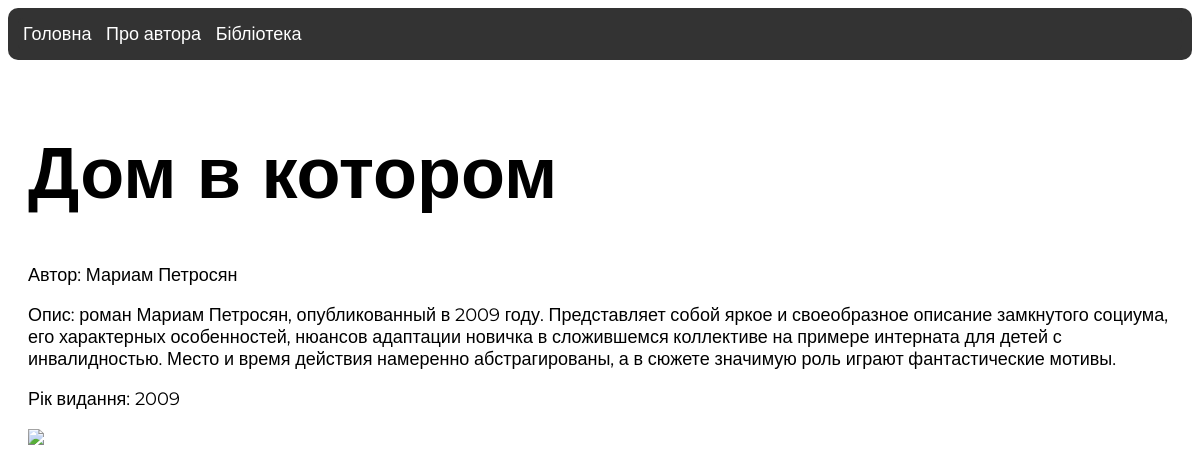
/book/5, run on the app's committed database.
### tables this page shows
CREATE TABLE books (
            id INTEGER PRIMARY KEY AUTOINCREMENT,
            title TEXT,
            author TEXT,
            description TEXT,
            year INTEGER,
            image_url TEXT,
            created_at TEXT
        );

### app.py (the view)
@app.route('/book/<int:book_id>')
def book_detail(book_id):
    with get_db() as conn:
        book = conn.execute('SELECT * FROM books WHERE id = ?', (book_id,)).fetchone()
    if book:
        return render_template('book_detail.html', book=book)
    else:
        return "Книга не знайдена", 404

### app.py (called while the page is built)
def get_db():
    return sqlite3.connect(DB)

### templates/book_detail.html
{%- extends "base.html" -%}
{%- block content -%}
<h1>{{ book[1] }}</h1>
<p>Автор: {{ book[2] }}</p>
<p>Опис: {{ book[3] }}</p>
<p>Рік видання: {{ book[4] }}</p>
<img src="{{ book[5] }}" width="200">
{% endblock %}

### templates/base.html (shortened to what this page needs)
<!DOCTYPE html>
<html>
<head>
    <link rel="stylesheet" href="{{ url_for('static', filename='style.css') }}">
</head>
<body>
<header>
    <nav>
        <a href="/">Головна</a>
        <a href="/author">Про автора</a>
        <a href="/library">Бібліотека</a>
    </nav>
</header>
<div class="container">
    {% block content %}{% endblock %}
</div>
</body>
</html>

### static/style.css (style rules this page uses)
* { font-family: "Montserrat", sans-serif; font-size: large; }
nav { background: #333; padding: 5px; border-radius: 5px; }
h1 { font-size: 4em; }
body { font-family: Arial; }
header { background: #333; padding: 10px; border-radius:10px ; }
header a { color: white; margin-right: 10px; margin-top: 1px; text-decoration: none; }
.container { padding: 20px; }
a { color: rgb(71, 71, 71); text-decoration: none; }

### data on the page
books: title "Дом в котором", author "Мариам Петросян", description "роман Мариам Петросян, опубликованный в 2009 году. Представляет собой яркое и своеобразное описание замкнутого социума, его характерных особенностей, нюансов адаптации новичка в сложившемся коллективе на примере интерната для детей с инвалидностью. Место и время действия намеренно абстрагированы, а в сюжете значимую роль играют фантастические мотивы.", year "2009"
